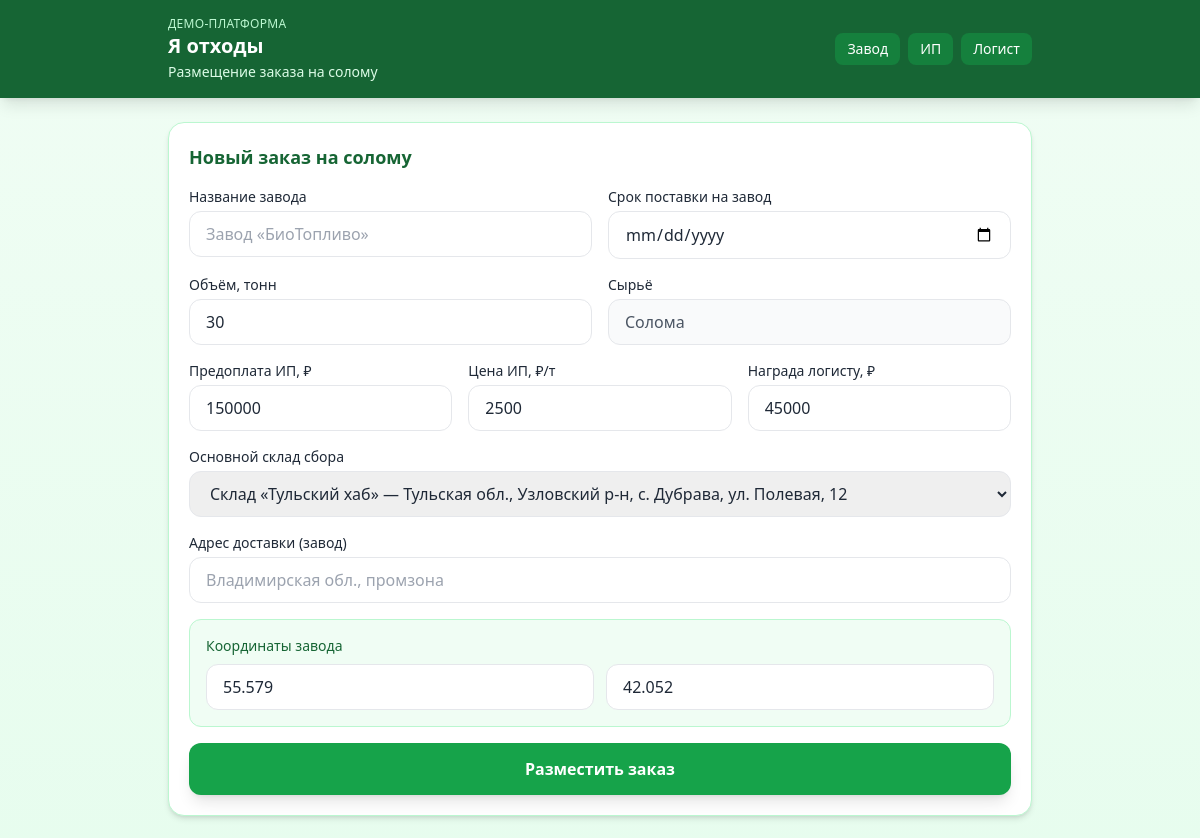
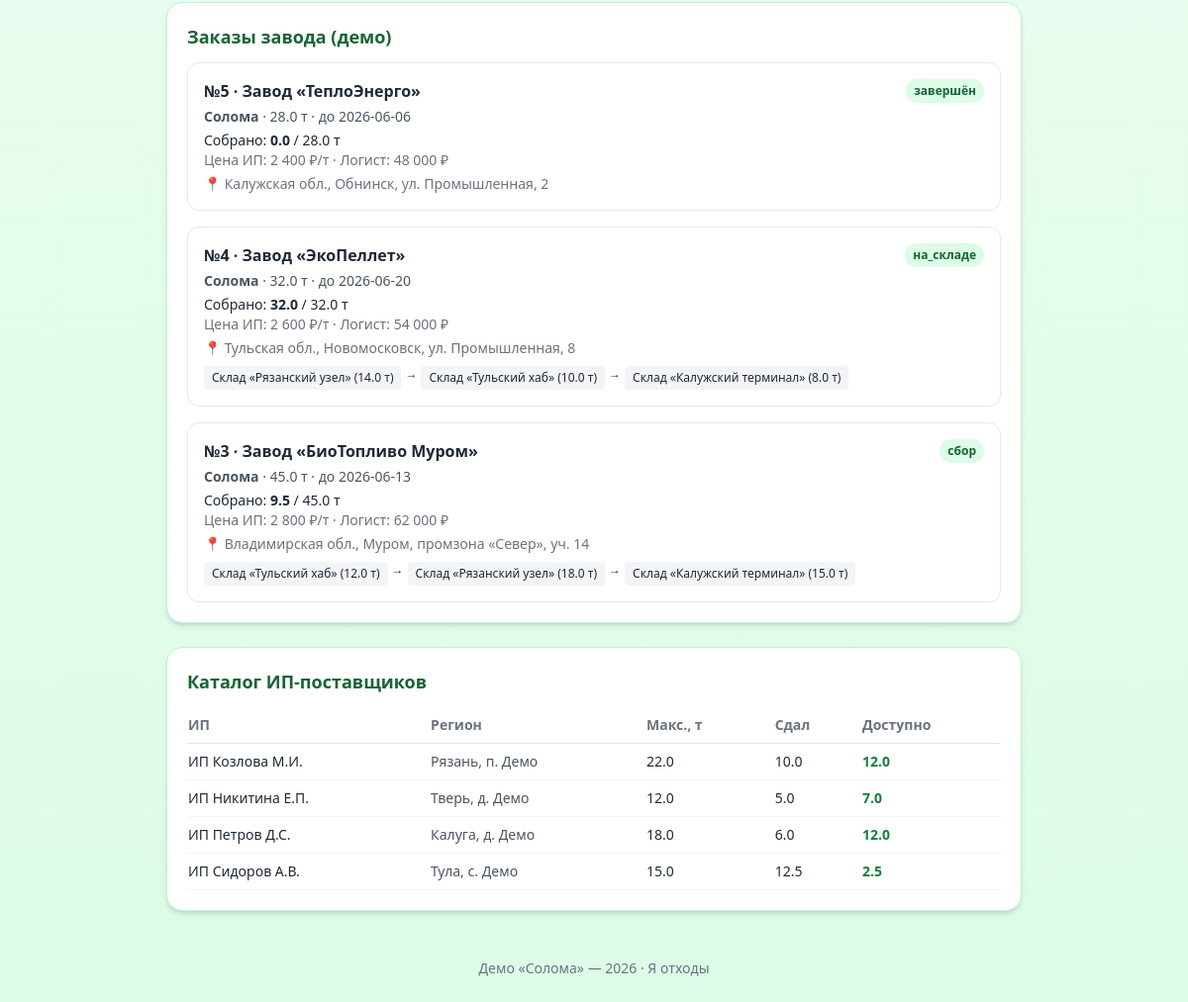
The page /factory on the database its author committed (2 pictures, top to bottom).
### tables this page shows
CREATE TABLE factory_orders (
            id INTEGER PRIMARY KEY AUTOINCREMENT,
            factory_name TEXT NOT NULL,
            material TEXT NOT NULL DEFAULT 'Солома',
            quantity_tons REAL NOT NULL,
            delivery_date TEXT NOT NULL,
            prepay_amount REAL NOT NULL,
            reward_supplier_per_ton REAL NOT NULL,
            reward_logistics REAL NOT NULL,
            factory_address TEXT,
            factory_lat REAL NOT NULL,
            factory_lng REAL NOT NULL,
            warehouse_id INTEGER NOT NULL,
            status TEXT NOT NULL DEFAULT 'сбор',
            created_at TEXT NOT NULL DEFAULT (datetime('now', 'localtime')),
            FOREIGN KEY (warehouse_id) REFERENCES warehouses(id)
        );

CREATE TABLE order_route_stops (
            id INTEGER PRIMARY KEY AUTOINCREMENT,
            order_id INTEGER NOT NULL,
            warehouse_id INTEGER NOT NULL,
            stop_order INTEGER NOT NULL,
            tons_at_stop REAL NOT NULL DEFAULT 0,
            FOREIGN KEY (order_id) REFERENCES factory_orders(id),
            FOREIGN KEY (warehouse_id) REFERENCES warehouses(id)
        );

CREATE TABLE warehouses (
            id INTEGER PRIMARY KEY AUTOINCREMENT,
            name TEXT NOT NULL,
            address TEXT NOT NULL,
            latitude REAL NOT NULL,
            longitude REAL NOT NULL
        );

CREATE TABLE supplier_profiles (
            id INTEGER PRIMARY KEY AUTOINCREMENT,
            name TEXT NOT NULL,
            contact TEXT,
            capacity_tons REAL NOT NULL,
            location_hint TEXT,
            latitude REAL,
            longitude REAL
        );

### app.py (the view, shortened to what this page needs)
@app.route("/factory", methods=["GET", "POST"])
def factory():
    db = get_db()
    return render_template(
        "factory.html",
        ok=request.args.get("ok"),
        warehouses=db.execute("SELECT * FROM warehouses").fetchall(),
        orders=_factory_orders(db),
        suppliers=_supplier_summary(db),
    )

### app.py (called while the page is built)
def get_db():
    if "db" not in g:
        g.db = sqlite3.connect(DATABASE)
        g.db.row_factory = sqlite3.Row
        g.db.execute("PRAGMA foreign_keys = ON")
    return g.db

def order_collected_tons(db, order_id):
    row = db.execute(
        """
        SELECT COALESCE(SUM(quantity_tons), 0) AS total
        FROM supplier_deliveries
        WHERE order_id = ? AND status IN ('сдано', 'принято')
        """,
        (order_id,),
    ).fetchone()
    return float(row["total"])

@app.context_processor
def inject_globals():
    return {"now_year": datetime.now().year}

def _route_stops(db, order_id):
    return db.execute(
        """
        SELECT s.*, w.name AS warehouse_name, w.address AS warehouse_address,
               w.latitude, w.longitude
        FROM order_route_stops s
        JOIN warehouses w ON w.id = s.warehouse_id
        WHERE s.order_id = ?
        ORDER BY s.stop_order ASC
        """,
        (order_id,),
    ).fetchall()

def _factory_orders(db):
    orders = db.execute(
        """
        SELECT o.*, w.name AS warehouse_name, w.address AS warehouse_address
        FROM factory_orders o
        JOIN warehouses w ON w.id = o.warehouse_id
        ORDER BY o.id DESC
        """
    ).fetchall()
    result = []
    for o in orders:
        collected = order_collected_tons(db, o["id"])
        stops = _route_stops(db, o["id"])
        result.append({**dict(o), "collected_tons": collected, "route_stops": stops})
    return result

def _supplier_summary(db):
    profiles = db.execute("SELECT * FROM supplier_profiles ORDER BY name").fetchall()
    delivered = db.execute(
        """
        SELECT supplier_name, COALESCE(SUM(quantity_tons), 0) AS delivered
        FROM supplier_deliveries
        GROUP BY supplier_name
        """
    ).fetchall()
    delivered_map = {r["supplier_name"]: r["delivered"] for r in delivered}
    rows = []
    for p in profiles:
        d = float(delivered_map.get(p["name"], 0))
        rows.append(
            {
                **dict(p),
                "delivered_tons": d,
                "available_tons": max(0, p["capacity_tons"] - d),
            }
        )
    return rows

### templates/factory.html (shortened to what this page needs)
{% extends "base.html" %}
{% block subtitle %}Размещение заказа на солому{% endblock %}
{% block content %}
<section class="bg-white rounded-2xl shadow-md border border-eco-200 p-5 mb-6">
  <h2 class="text-lg font-bold text-eco-800 mb-4">Новый заказ на солому</h2>
  <form method="post" class="space-y-4">
    <div class="grid sm:grid-cols-2 gap-4">
      <div>
        <label class="block text-sm font-medium mb-1">Название завода</label>
        <input name="factory_name" required placeholder="Завод «БиоТопливо»"
          class="w-full rounded-xl border px-4 py-2.5 focus:ring-2 focus:ring-eco-500">
      </div>
      <div>
        <label class="block text-sm font-medium mb-1">Срок поставки на завод</label>
        <input type="date" name="delivery_date" required
          class="w-full rounded-xl border px-4 py-2.5 focus:ring-2 focus:ring-eco-500">
      </div>
    </div>
    <div class="grid sm:grid-cols-2 gap-4">
      <div>
        <label class="block text-sm font-medium mb-1">Объём, тонн</label>
        <input type="number" name="quantity_tons" min="1" step="0.1" required value="30"
          class="w-full rounded-xl border px-4 py-2.5 focus:ring-2 focus:ring-eco-500">
      </div>
      <div>
        <label class="block text-sm font-medium mb-1">Сырьё</label>
        <input readonly value="Солома" class="w-full rounded-xl border bg-gray-50 px-4 py-2.5 text-gray-600">
      </div>
    </div>
    <div class="grid sm:grid-cols-3 gap-4">
      <div>
        <label class="block text-sm font-medium mb-1">Предоплата ИП, ₽</label>
        <input type="number" name="prepay_amount" min="0" required value="150000"
          class="w-full rounded-xl border px-4 py-2.5 focus:ring-2 focus:ring-eco-500">
      </div>
      <div>
        <label class="block text-sm font-medium mb-1">Цена ИП, ₽/т</label>
        <input type="number" name="reward_supplier_per_ton" min="0" required value="2500"
          class="w-full rounded-xl border px-4 py-2.5 focus:ring-2 focus:ring-eco-500">
      </div>
      <div>
        <label class="block text-sm font-medium mb-1">Награда логисту, ₽</label>
        <input type="number" name="reward_logistics" min="0" required value="45000"
          class="w-full rounded-xl border px-4 py-2.5 focus:ring-2 focus:ring-eco-500">
      </div>
    </div>
    <div>
      <label class="block text-sm font-medium mb-1">Основной склад сбора</label>
      <select name="warehouse_id" required class="w-full rounded-xl border px-4 py-2.5 focus:ring-2 focus:ring-eco-500">
        {% for w in warehouses %}
        <option value="{{ w.id }}">{{ w.name }} — {{ w.address }}</option>
        {% endfor %}
      </select>
    </div>
    <div>
      <label class="block text-sm font-medium mb-1">Адрес доставки (завод)</label>
      <input name="factory_address" placeholder="Владимирская обл., промзона"
        class="w-full rounded-xl border px-4 py-2.5 focus:ring-2 focus:ring-eco-500">
    </div>
    <div class="rounded-xl bg-eco-50 border border-eco-200 p-4">
      <p class="text-sm font-medium text-eco-800 mb-2">Координаты завода</p>
      <div class="grid grid-cols-2 gap-3">
        <input name="factory_lat" id="factory_lat" placeholder="Широта" required
          class="rounded-xl border px-4 py-2.5" value="55.579">
        <input name="factory_lng" id="factory_lng" placeholder="Долгота" required
          class="rounded-xl border px-4 py-2.5" value="42.052">
      </div>
    </div>
    <button type="submit" class="w-full bg-eco-600 hover:bg-eco-700 text-white font-bold py-3.5 rounded-xl shadow-lg">
      Разместить заказ
    </button>
  </form>
</section>
<section class="bg-white rounded-2xl shadow-md border border-eco-200 p-5 mb-6">
  <h2 class="text-lg font-bold text-eco-800 mb-3">Заказы завода (демо)</h2>
  {% if orders %}
  <div class="space-y-4">
    {% for o in orders %}
    <article class="border border-gray-200 rounded-xl p-4">
      <div class="flex flex-wrap justify-between gap-2">
        <span class="font-bold">№{{ o.id }} · {{ o.factory_name }}</span>
        <span class="text-xs px-2 py-1 rounded-full bg-eco-100 text-eco-800 font-semibold">{{ o.status }}</span>
      </div>
      <p class="text-sm text-gray-600 mt-1">
        <strong>{{ o.material }}</strong> · {{ o.quantity_tons }} т · до {{ o.delivery_date }}
      </p>
      <p class="text-sm mt-1">Собрано: <strong>{{ o.collected_tons }}</strong> / {{ o.quantity_tons }} т</p>
      <p class="text-sm text-gray-500">
        Цена ИП: {{ "{:,.0f}".format(o.reward_supplier_per_ton).replace(",", " ") }} ₽/т ·
        Логист: {{ "{:,.0f}".format(o.reward_logistics).replace(",", " ") }} ₽
      </p>
      {% if o.factory_address %}
      <p class="text-sm text-gray-500 mt-1">📍 {{ o.factory_address }}</p>
      {% endif %}
      {% if o.route_stops|length > 1 %}
      <div class="mt-2 flex flex-wrap gap-1 text-xs">
        {% for stop in o.route_stops %}
        <span class="bg-gray-100 rounded px-2 py-1">{{ stop.warehouse_name }} ({{ stop.tons_at_stop }} т)</span>
        {% if not loop.last %}<span>→</span>{% endif %}
        {% endfor %}
      </div>
      {% endif %}
    </article>
    {% endfor %}
  </div>
  {% else %}
  <p class="text-gray-500 text-sm">Заказов пока нет.</p>
  {% endif %}
</section>
<section class="bg-white rounded-2xl shadow-md border border-eco-200 p-5">
  <h2 class="text-lg font-bold text-eco-800 mb-3">Каталог ИП-поставщиков</h2>
  <div class="overflow-x-auto">
    <table class="w-full text-sm">
      <thead>
        <tr class="text-left text-gray-500 border-b">
          <th class="py-2 pr-2">ИП</th>
          <th class="py-2 pr-2">Регион</th>
          <th class="py-2 pr-2">Макс., т</th>
          <th class="py-2 pr-2">Сдал</th>
          <th class="py-2">Доступно</th>
        </tr>
      </thead>
      <tbody>
        {% for s in suppliers %}
        <tr class="border-b border-gray-100">
          <td class="py-2 font-medium">{{ s.name }}</td>
          <td class="py-2 text-gray-600">{{ s.location_hint }}</td>
          <td class="py-2">{{ s.capacity_tons }}</td>
          <td class="py-2">{{ s.delivered_tons }}</td>
          <td class="py-2 text-eco-700 font-semibold">{{ s.available_tons }}</td>
        </tr>
        {% endfor %}
      </tbody>
    </table>
  </div>
</section>
{% endblock %}

### rows shown on the page
factory_orders: id "5", factory_name "Завод «ТеплоЭнерго»", status "завершён", material "Солома", quantity_tons "28.0", delivery_date "2026-06-06", collected_tons "0.0", reward_supplier_per_ton "2 400", reward_logistics "48 000", factory_address "Калужская обл., Обнинск, ул. Промышленная, 2"
factory_orders: id "4", factory_name "Завод «ЭкоПеллет»", status "на_складе", material "Солома", quantity_tons "32.0", delivery_date "2026-06-20", collected_tons "32.0", reward_supplier_per_ton "2 600", reward_logistics "54 000", factory_address "Тульская обл., Новомосковск, ул. Промышленная, 8"
order_route_stops: warehouse_name "Склад «Рязанский узел»", tons_at_stop "14.0"
order_route_stops: warehouse_name "Склад «Тульский хаб»", tons_at_stop "10.0"
order_route_stops: warehouse_name "Склад «Калужский терминал»", tons_at_stop "8.0"
factory_orders: id "3", factory_name "Завод «БиоТопливо Муром»", status "сбор", material "Солома", quantity_tons "45.0", delivery_date "2026-06-13", collected_tons "9.5", reward_supplier_per_ton "2 800", reward_logistics "62 000", factory_address "Владимирская обл., Муром, промзона «Север», уч. 14"
order_route_stops: warehouse_name "Склад «Тульский хаб»", tons_at_stop "12.0"
order_route_stops: warehouse_name "Склад «Рязанский узел»", tons_at_stop "18.0"
order_route_stops: warehouse_name "Склад «Калужский терминал»", tons_at_stop "15.0"
supplier_profiles: name "ИП Козлова М.И.", location_hint "Рязань, п. Демо", capacity_tons "22.0", delivered_tons "10.0", available_tons "12.0"
supplier_profiles: name "ИП Никитина Е.П.", location_hint "Тверь, д. Демо", capacity_tons "12.0", delivered_tons "5.0", available_tons "7.0"
supplier_profiles: name "ИП Петров Д.С.", location_hint "Калуга, д. Демо", capacity_tons "18.0", delivered_tons "6.0", available_tons "12.0"
supplier_profiles: name "ИП Сидоров А.В.", location_hint "Тула, с. Демо", capacity_tons "15.0", delivered_tons "12.5", available_tons "2.5"

### other values the page prints
form field warehouse_id "Склад «Тульский хаб» — Тульская обл., Узловский р-н, с. Дубрава, ул. Полевая, 12"
